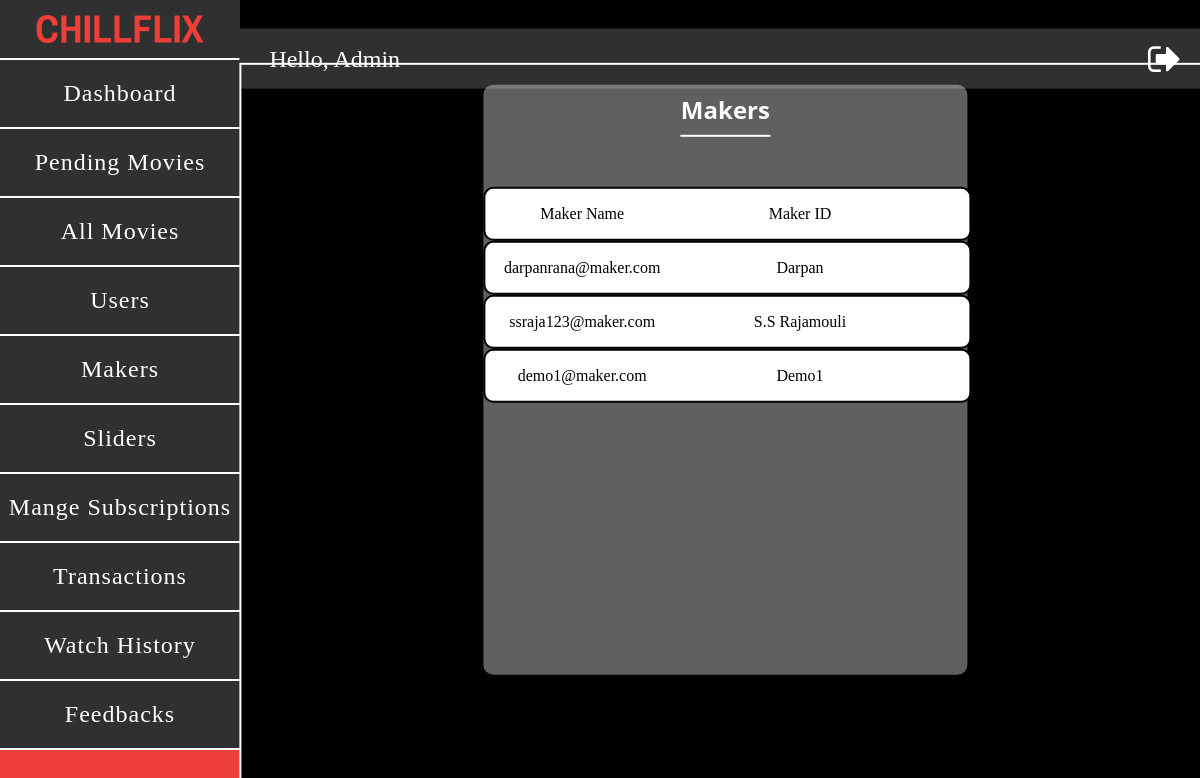
The app's page /admin-maker.php with its own data.
### tables this page shows
CREATE TABLE IF NOT EXISTS `maker` (
  `id` varchar(30) NOT NULL,
  `name` varchar(20) NOT NULL,
  `pwd` varchar(30) NOT NULL,
  `fav` varchar(20) NOT NULL,
  PRIMARY KEY (`id`)
);

### admin-maker.php (the view, shortened to what this page needs)
<?php
    include('admin_header.php');
    $con = mysqli_connect("localhost","root","","chillflix");
    $query = "SELECT * FROM maker";
    $res = mysqli_query($con, $query);
?>
<!DOCTYPE html>
<html lang="en">
<head>
    <link rel="stylesheet" href="admin-pending.css">
</head>
<body>
    <article>
        <div class="admin-pending">
            <div class="pending-main">
                <div class="update-container">
                    <div class="update-form">
                        <div class="form-first">
                            <h1>Makers</h1>
                        </div>
                        <br>
                        <div class="bar-child">
                            <div class="item-update">
                                <div class="items-pos">
                                <div class="items">
                                        <div class="items-id">
                                            <label>Maker Name</label>
                                        </div>
                                        <div class="items-name">
                                            <label>Maker ID</label>
                                        </div>
                                </div>
                                <?php
                                    while($row = mysqli_fetch_assoc($res))
                                    {
                                ?>
                                    <div class="items">
                                        <div class="items-id">
                                            <label><?php echo $row["id"]; ?></label>
                                        </div>
                                        <div class="items-name">
                                            <label><?php echo $row["name"]; ?></label>
                                        </div>
                                    </div>
                                <?php
                                    }
                                ?>
                                </div>
                            </div>
                        </div>
                    </div>
                </div>
            </div>
        </div>
    </article>
</body>
</html>

### admin_header.css (style rules this page uses)
* { padding: 0; margin: 0; }

### admin-pending.css (style rules this page uses)
* { padding: 0; margin: 0; }
body { background-color: black; }
.admin-pending { position: fixed; width: 81%; height: 100%; top:50%; left:50%; transform: translate(-37.1%,-41.9%); }
.pending-main { margin-top: -2px; border: 2px solid white; height: 95%; }
.update-container { padding-top: 20px; display: flex; justify-content: center; height: 590px; }
.update-form { background: rgba(206, 206, 206, 0.468); width: 50%; height: auto; line-height: 50px; border-radius: 10px; }
.form-first { display: flex; justify-content: center; }
.update-form h1 { height: 50px; border-bottom: 2px solid White; color: white; font-family:system-ui, -apple-system, BlinkMacSystemFont, 'Segoe UI', Roboto, Oxygen, Ubuntu, Cantarell, 'Open Sans', 'Helvetica Neue', sans-serif; }
.bar-child { width: 100%; height: 450px; }
.item-update { height: 100%; display: flex; justify-content: center; }
.items { background-color: white; width: 100%; height: 50px; display: flex; border: 2px solid black; border-radius: 10px; }
.items-id { width: 40%; display: flex; justify-content: center; align-items: center; }
.items-name { width: 50%; display: flex; justify-content: center; align-items: center; }
.items-pos { width: 500px; height: 50px; }

### records on screen
maker: id "darpanrana@maker.com", name "Darpan"
maker: id "ssraja123@maker.com", name "S.S Rajamouli"
maker: id "demo1@maker.com", name "Demo1"
